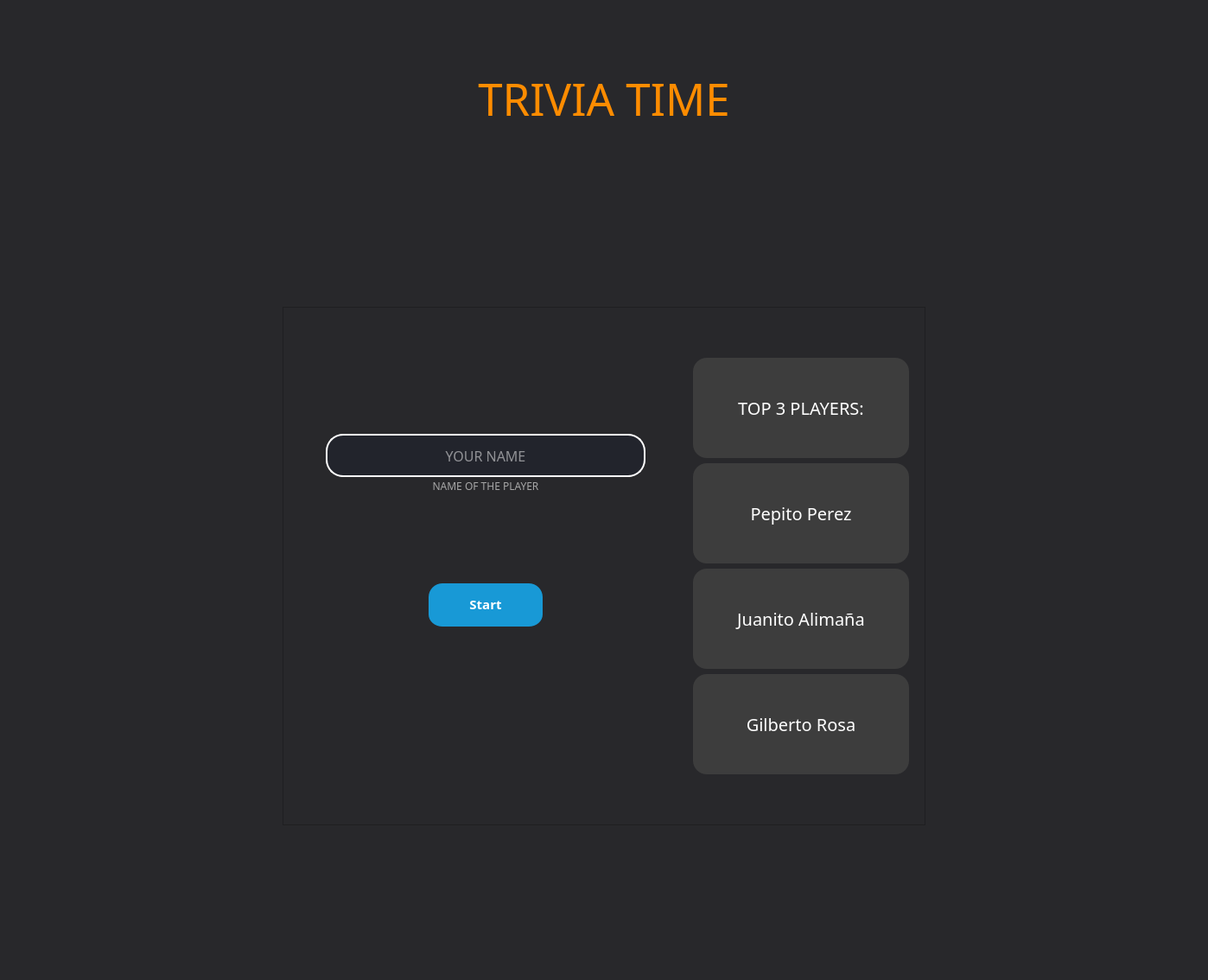
<?xml version="1.0" encoding="UTF-8"?>
<ui version="4.0">
 <class>start_window</class>
 <widget class="QMainWindow" name="start_window">
  <property name="geometry">
   <rect>
    <x>0</x>
    <y>0</y>
    <width>1398</width>
    <height>1134</height>
   </rect>
  </property>
  <property name="font">
   <font>
    <underline>true</underline>
   </font>
  </property>
  <property name="windowTitle">
   <string>TRIVIA TIME</string>
  </property>
  <property name="windowIcon">
   <iconset resource="logos.qrc">
    <normaloff>:/imgs/Images/ideas.png</normaloff>:/imgs/Images/ideas.png</iconset>
  </property>
  <property name="styleSheet">
   <string notr="true">background-color: rgb(40, 40, 43);</string>
  </property>
  <widget class="QWidget" name="centralwidget">
   <layout class="QGridLayout" name="gridLayout_3">
    <item row="1" column="0" colspan="3">
     <layout class="QHBoxLayout" name="horizontalLayout">
      <property name="spacing">
       <number>0</number>
      </property>
      <item>
       <spacer name="horizontalSpacer">
        <property name="orientation">
         <enum>Qt::Horizontal</enum>
        </property>
        <property name="sizeHint" stdset="0">
         <size>
          <width>40</width>
          <height>20</height>
         </size>
        </property>
       </spacer>
      </item>
      <item>
       <widget class="QLabel" name="label">
        <property name="minimumSize">
         <size>
          <width>140</width>
          <height>130</height>
         </size>
        </property>
        <property name="maximumSize">
         <size>
          <width>140</width>
          <height>130</height>
         </size>
        </property>
        <property name="styleSheet">
         <string notr="true">image: url(:/imgs/Images/trivial.png);</string>
        </property>
        <property name="text">
         <string/>
        </property>
       </widget>
      </item>
      <item>
       <widget class="QLabel" name="label_2">
        <property name="minimumSize">
         <size>
          <width>0</width>
          <height>0</height>
         </size>
        </property>
        <property name="maximumSize">
         <size>
          <width>790</width>
          <height>140</height>
         </size>
        </property>
        <property name="font">
         <font>
          <family>Organic Relief</family>
          <pointsize>38</pointsize>
         </font>
        </property>
        <property name="styleSheet">
         <string notr="true">color: rgb(254, 140, 0);</string>
        </property>
        <property name="text">
         <string>TRIVIA TIME</string>
        </property>
        <property name="alignment">
         <set>Qt::AlignCenter</set>
        </property>
       </widget>
      </item>
      <item>
       <widget class="QLabel" name="label_3">
        <property name="minimumSize">
         <size>
          <width>140</width>
          <height>130</height>
         </size>
        </property>
        <property name="maximumSize">
         <size>
          <width>140</width>
          <height>130</height>
         </size>
        </property>
        <property name="styleSheet">
         <string notr="true">image: url(:/imgs/Images/trivial.png);</string>
        </property>
        <property name="text">
         <string/>
        </property>
       </widget>
      </item>
      <item>
       <spacer name="horizontalSpacer_2">
        <property name="orientation">
         <enum>Qt::Horizontal</enum>
        </property>
        <property name="sizeHint" stdset="0">
         <size>
          <width>40</width>
          <height>20</height>
         </size>
        </property>
       </spacer>
      </item>
     </layout>
    </item>
    <item row="3" column="0">
     <spacer name="horizontalSpacer_7">
      <property name="orientation">
       <enum>Qt::Horizontal</enum>
      </property>
      <property name="sizeHint" stdset="0">
       <size>
        <width>306</width>
        <height>20</height>
       </size>
      </property>
     </spacer>
    </item>
    <item row="4" column="2">
     <spacer name="horizontalSpacer_8">
      <property name="orientation">
       <enum>Qt::Horizontal</enum>
      </property>
      <property name="sizeHint" stdset="0">
       <size>
        <width>306</width>
        <height>20</height>
       </size>
      </property>
     </spacer>
    </item>
    <item row="5" column="1">
     <spacer name="verticalSpacer_4">
      <property name="orientation">
       <enum>Qt::Vertical</enum>
      </property>
      <property name="sizeHint" stdset="0">
       <size>
        <width>20</width>
        <height>40</height>
       </size>
      </property>
     </spacer>
    </item>
    <item row="3" column="1" rowspan="2">
     <widget class="QFrame" name="frame">
      <property name="frameShape">
       <enum>QFrame::StyledPanel</enum>
      </property>
      <property name="frameShadow">
       <enum>QFrame::Raised</enum>
      </property>
      <layout class="QGridLayout" name="gridLayout">
       <item row="0" column="0">
        <spacer name="verticalSpacer_2">
         <property name="orientation">
          <enum>Qt::Vertical</enum>
         </property>
         <property name="sizeHint" stdset="0">
          <size>
           <width>20</width>
           <height>40</height>
          </size>
         </property>
        </spacer>
       </item>
       <item row="1" column="1">
        <widget class="QFrame" name="frame_2">
         <property name="styleSheet">
          <string notr="true">QFrame{
  border-radius: 16px;
}</string>
         </property>
         <property name="frameShape">
          <enum>QFrame::StyledPanel</enum>
         </property>
         <property name="frameShadow">
          <enum>QFrame::Raised</enum>
         </property>
         <layout class="QVBoxLayout" name="verticalLayout_2">
          <item>
           <widget class="QLabel" name="label_5">
            <property name="minimumSize">
             <size>
              <width>90</width>
              <height>116</height>
             </size>
            </property>
            <property name="maximumSize">
             <size>
              <width>790</width>
              <height>140</height>
             </size>
            </property>
            <property name="font">
             <font>
              <family>LEMON MILK</family>
              <pointsize>15</pointsize>
             </font>
            </property>
            <property name="styleSheet">
             <string notr="true">background-color: rgb(61, 61, 61);
color: rgb(255, 255, 255);</string>
            </property>
            <property name="text">
             <string>TOP 3 PLAYERS:</string>
            </property>
            <property name="alignment">
             <set>Qt::AlignCenter</set>
            </property>
           </widget>
          </item>
          <item>
           <widget class="QLabel" name="player_1_label">
            <property name="minimumSize">
             <size>
              <width>90</width>
              <height>116</height>
             </size>
            </property>
            <property name="maximumSize">
             <size>
              <width>790</width>
              <height>140</height>
             </size>
            </property>
            <property name="font">
             <font>
              <family>LEMON MILK</family>
              <pointsize>15</pointsize>
             </font>
            </property>
            <property name="styleSheet">
             <string notr="true">background-color: rgb(61, 61, 61);
color: rgb(255, 255, 255);</string>
            </property>
            <property name="text">
             <string>Pepito Perez</string>
            </property>
            <property name="alignment">
             <set>Qt::AlignCenter</set>
            </property>
           </widget>
          </item>
          <item>
           <widget class="QLabel" name="player_2_label">
            <property name="minimumSize">
             <size>
              <width>250</width>
              <height>116</height>
             </size>
            </property>
            <property name="maximumSize">
             <size>
              <width>810</width>
              <height>140</height>
             </size>
            </property>
            <property name="font">
             <font>
              <family>LEMON MILK</family>
              <pointsize>15</pointsize>
             </font>
            </property>
            <property name="styleSheet">
             <string notr="true">background-color: rgb(61, 61, 61);
color: rgb(255, 255, 255);</string>
            </property>
            <property name="text">
             <string>Juanito Alimaña</string>
            </property>
            <property name="alignment">
             <set>Qt::AlignCenter</set>
            </property>
           </widget>
          </item>
          <item>
           <widget class="QLabel" name="player_3_label">
            <property name="minimumSize">
             <size>
              <width>90</width>
              <height>116</height>
             </size>
            </property>
            <property name="maximumSize">
             <size>
              <width>790</width>
              <height>140</height>
             </size>
            </property>
            <property name="font">
             <font>
              <family>LEMON MILK</family>
              <pointsize>15</pointsize>
             </font>
            </property>
            <property name="styleSheet">
             <string notr="true">background-color: rgb(61, 61, 61);
color: rgb(255, 255, 255);</string>
            </property>
            <property name="text">
             <string>Gilberto Rosa</string>
            </property>
            <property name="alignment">
             <set>Qt::AlignCenter</set>
            </property>
           </widget>
          </item>
         </layout>
        </widget>
       </item>
       <item row="1" column="0">
        <layout class="QVBoxLayout" name="verticalLayout_3">
         <item>
          <layout class="QVBoxLayout" name="verticalLayout">
           <property name="spacing">
            <number>0</number>
           </property>
           <property name="bottomMargin">
            <number>0</number>
           </property>
           <item>
            <layout class="QHBoxLayout" name="horizontalLayout_3">
             <property name="spacing">
              <number>0</number>
             </property>
             <item>
              <spacer name="horizontalSpacer_5">
               <property name="orientation">
                <enum>Qt::Horizontal</enum>
               </property>
               <property name="sizeHint" stdset="0">
                <size>
                 <width>40</width>
                 <height>20</height>
                </size>
               </property>
              </spacer>
             </item>
             <item>
              <widget class="QLineEdit" name="user_name_line_edit">
               <property name="minimumSize">
                <size>
                 <width>370</width>
                 <height>50</height>
                </size>
               </property>
               <property name="font">
                <font>
                 <family>LEMON MILK</family>
                 <pointsize>12</pointsize>
                </font>
               </property>
               <property name="styleSheet">
                <string notr="true">QLineEdit{
border:2px solid rgb(255, 255, 255);
border-radius: 20px;
color: #FFF;
background-color:rgb(34,36,44);

}

QLineEdit:hover{
border: 2px sold rgb(255, 255, 255)

}

QLineEdit:focus{
border:2px solid rgb(85, 170, 255);
background-color: rgb(45, 45, 56);
}</string>
               </property>
               <property name="inputMask">
                <string/>
               </property>
               <property name="text">
                <string/>
               </property>
               <property name="alignment">
                <set>Qt::AlignCenter</set>
               </property>
               <property name="placeholderText">
                <string>YOUR NAME</string>
               </property>
               <property name="clearButtonEnabled">
                <bool>false</bool>
               </property>
              </widget>
             </item>
             <item>
              <spacer name="horizontalSpacer_6">
               <property name="orientation">
                <enum>Qt::Horizontal</enum>
               </property>
               <property name="sizeHint" stdset="0">
                <size>
                 <width>40</width>
                 <height>20</height>
                </size>
               </property>
              </spacer>
             </item>
            </layout>
           </item>
           <item>
            <widget class="QLabel" name="label_4">
             <property name="maximumSize">
              <size>
               <width>16777215</width>
               <height>20</height>
              </size>
             </property>
             <property name="font">
              <font>
               <family>LEMON MILK</family>
              </font>
             </property>
             <property name="styleSheet">
              <string notr="true">color: rgb(166, 166, 166);</string>
             </property>
             <property name="text">
              <string>NAME OF THE PLAYER</string>
             </property>
             <property name="alignment">
              <set>Qt::AlignCenter</set>
             </property>
            </widget>
           </item>
          </layout>
         </item>
         <item>
          <layout class="QHBoxLayout" name="horizontalLayout_2">
           <property name="spacing">
            <number>0</number>
           </property>
           <property name="bottomMargin">
            <number>80</number>
           </property>
           <item>
            <spacer name="horizontalSpacer_3">
             <property name="orientation">
              <enum>Qt::Horizontal</enum>
             </property>
             <property name="sizeHint" stdset="0">
              <size>
               <width>40</width>
               <height>20</height>
              </size>
             </property>
            </spacer>
           </item>
           <item>
            <widget class="QPushButton" name="start_button">
             <property name="styleSheet">
              <string notr="true">QPushButton {
  background-color: #1899D6;
  border: solid transparent;
  border-radius: 16px;
  border-width: 0 0 4px;
  color: #FFFFFF;
  font-family: din-round,sans-serif;
  font-size: 15px;
  font-weight: 700;
  letter-spacing: .8px;
  line-height: 20px;
  margin: 0;
  outline: none;
  padding: 13px 16px;
  text-align: center;
  text-transform: uppercase;
  vertical-align: middle;
  white-space: nowrap;
  width: 100%;
}

QPushButton:hover{ 
  background-color: #16437E;
  color: #ffffff;
}


QPushButton:pressed {
    background-color: #fc4103;
    border-style: inset;
}



</string>
             </property>
             <property name="text">
              <string>Start</string>
             </property>
            </widget>
           </item>
           <item>
            <spacer name="horizontalSpacer_4">
             <property name="orientation">
              <enum>Qt::Horizontal</enum>
             </property>
             <property name="sizeHint" stdset="0">
              <size>
               <width>40</width>
               <height>20</height>
              </size>
             </property>
            </spacer>
           </item>
          </layout>
         </item>
        </layout>
       </item>
       <item row="2" column="0">
        <spacer name="verticalSpacer_3">
         <property name="orientation">
          <enum>Qt::Vertical</enum>
         </property>
         <property name="sizeHint" stdset="0">
          <size>
           <width>20</width>
           <height>40</height>
          </size>
         </property>
        </spacer>
       </item>
      </layout>
     </widget>
    </item>
    <item row="0" column="0">
     <spacer name="verticalSpacer">
      <property name="orientation">
       <enum>Qt::Vertical</enum>
      </property>
      <property name="sizeType">
       <enum>QSizePolicy::Fixed</enum>
      </property>
      <property name="sizeHint" stdset="0">
       <size>
        <width>20</width>
        <height>40</height>
       </size>
      </property>
     </spacer>
    </item>
    <item row="2" column="0">
     <spacer name="verticalSpacer_5">
      <property name="orientation">
       <enum>Qt::Vertical</enum>
      </property>
      <property name="sizeHint" stdset="0">
       <size>
        <width>20</width>
        <height>40</height>
       </size>
      </property>
     </spacer>
    </item>
   </layout>
  </widget>
 </widget>
 <resources>
  <include location="logos.qrc"/>
 </resources>
 <connections/>
</ui>
